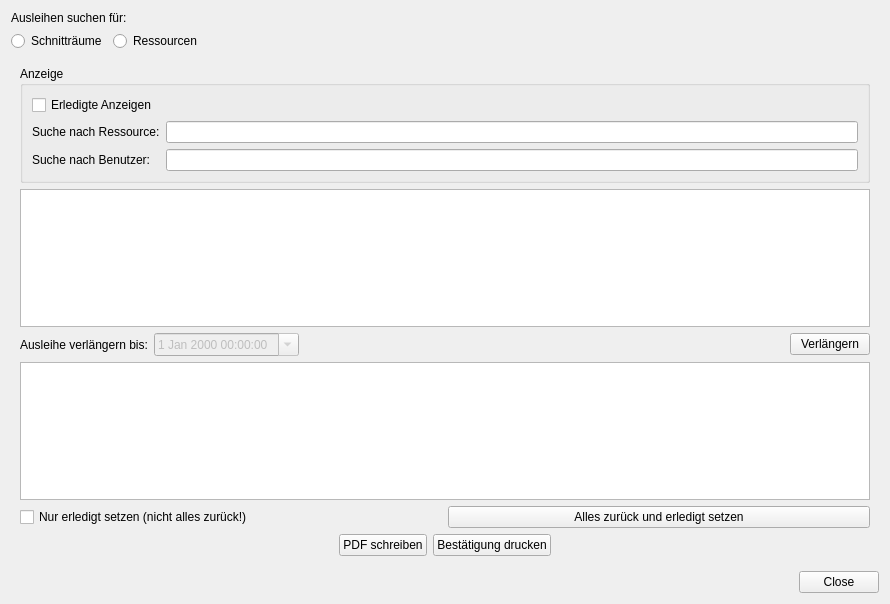
<?xml version="1.0" encoding="UTF-8"?>
<ui version="4.0">
 <class>LoanManagement</class>
 <widget class="QDialog" name="LoanManagement">
  <property name="geometry">
   <rect>
    <x>0</x>
    <y>0</y>
    <width>794</width>
    <height>604</height>
   </rect>
  </property>
  <property name="windowTitle">
   <string>Ausleihen verwalten</string>
  </property>
  <layout class="QVBoxLayout" name="verticalLayout">
   <item>
    <widget class="QLabel" name="labelSearchFor">
     <property name="text">
      <string>Ausleihen suchen für:</string>
     </property>
    </widget>
   </item>
   <item>
    <layout class="QHBoxLayout" name="horizontalLayout">
     <item>
      <widget class="QRadioButton" name="radioButtonEditingRooms">
       <property name="text">
        <string>Schnitträume</string>
       </property>
       <attribute name="buttonGroup">
        <string notr="true">buttonGroupStackSelection</string>
       </attribute>
      </widget>
     </item>
     <item>
      <widget class="QRadioButton" name="radioButtonResources">
       <property name="text">
        <string>Ressourcen</string>
       </property>
       <attribute name="buttonGroup">
        <string notr="true">buttonGroupStackSelection</string>
       </attribute>
      </widget>
     </item>
     <item>
      <spacer name="horizontalSpacer">
       <property name="orientation">
        <enum>Qt::Horizontal</enum>
       </property>
       <property name="sizeHint" stdset="0">
        <size>
         <width>40</width>
         <height>20</height>
        </size>
       </property>
      </spacer>
     </item>
    </layout>
   </item>
   <item>
    <widget class="QStackedWidget" name="stackedWidget">
     <property name="currentIndex">
      <number>1</number>
     </property>
     <widget class="QWidget" name="page">
      <layout class="QVBoxLayout" name="verticalLayout_4">
       <item>
        <layout class="QVBoxLayout" name="verticalLayout_5" stretch="0">
         <property name="sizeConstraint">
          <enum>QLayout::SetDefaultConstraint</enum>
         </property>
         <property name="rightMargin">
          <number>10</number>
         </property>
         <property name="bottomMargin">
          <number>10</number>
         </property>
         <item>
          <widget class="QGroupBox" name="groupBoxSearchCriterea">
           <property name="sizePolicy">
            <sizepolicy hsizetype="Fixed" vsizetype="Fixed">
             <horstretch>0</horstretch>
             <verstretch>0</verstretch>
            </sizepolicy>
           </property>
           <property name="title">
            <string>Raum</string>
           </property>
           <layout class="QHBoxLayout" name="horizontalLayout_5">
            <item>
             <widget class="QLabel" name="labelRoom">
              <property name="text">
               <string>Raum:</string>
              </property>
             </widget>
            </item>
            <item>
             <widget class="QComboBox" name="comboBoxSearchByRooms"/>
            </item>
            <item>
             <widget class="QCheckBox" name="checkBoxSearchByDate">
              <property name="text">
               <string>Nach Datum suchen</string>
              </property>
             </widget>
            </item>
            <item>
             <widget class="QLabel" name="label">
              <property name="text">
               <string>VON:</string>
              </property>
             </widget>
            </item>
            <item>
             <widget class="QDateTimeEdit" name="dateTimeEditSearchTo">
              <property name="enabled">
               <bool>false</bool>
              </property>
              <property name="calendarPopup">
               <bool>true</bool>
              </property>
             </widget>
            </item>
            <item>
             <widget class="QLabel" name="label_2">
              <property name="text">
               <string>BIS:</string>
              </property>
             </widget>
            </item>
            <item>
             <widget class="QDateTimeEdit" name="dateTimeSearchFrom">
              <property name="enabled">
               <bool>false</bool>
              </property>
              <property name="calendarPopup">
               <bool>true</bool>
              </property>
             </widget>
            </item>
            <item>
             <widget class="QPushButton" name="buttonApplyFilter">
              <property name="text">
               <string>Filter anwenden</string>
              </property>
             </widget>
            </item>
            <item>
             <widget class="QPushButton" name="buttonClearFilter">
              <property name="text">
               <string>Filter entfernen</string>
              </property>
             </widget>
            </item>
           </layout>
          </widget>
         </item>
        </layout>
       </item>
       <item>
        <widget class="QTableView" name="tableViewRooms">
         <property name="sizePolicy">
          <sizepolicy hsizetype="Preferred" vsizetype="Preferred">
           <horstretch>0</horstretch>
           <verstretch>0</verstretch>
          </sizepolicy>
         </property>
         <property name="editTriggers">
          <set>QAbstractItemView::NoEditTriggers</set>
         </property>
         <property name="selectionMode">
          <enum>QAbstractItemView::SingleSelection</enum>
         </property>
         <property name="selectionBehavior">
          <enum>QAbstractItemView::SelectRows</enum>
         </property>
        </widget>
       </item>
       <item>
        <widget class="QLabel" name="labelStart">
         <property name="sizePolicy">
          <sizepolicy hsizetype="Fixed" vsizetype="Fixed">
           <horstretch>0</horstretch>
           <verstretch>0</verstretch>
          </sizepolicy>
         </property>
         <property name="text">
          <string>VON:</string>
         </property>
        </widget>
       </item>
       <item>
        <widget class="QDateTimeEdit" name="dateTimeEditStart">
         <property name="enabled">
          <bool>false</bool>
         </property>
         <property name="calendarPopup">
          <bool>true</bool>
         </property>
        </widget>
       </item>
       <item>
        <widget class="QLabel" name="labelEnd">
         <property name="sizePolicy">
          <sizepolicy hsizetype="Fixed" vsizetype="Fixed">
           <horstretch>0</horstretch>
           <verstretch>0</verstretch>
          </sizepolicy>
         </property>
         <property name="text">
          <string>BIS:</string>
         </property>
        </widget>
       </item>
       <item>
        <widget class="QDateTimeEdit" name="dateTimeEditEnd">
         <property name="calendarPopup">
          <bool>true</bool>
         </property>
        </widget>
       </item>
       <item>
        <widget class="QPushButton" name="buttonSubmitChangesRoom">
         <property name="sizePolicy">
          <sizepolicy hsizetype="Maximum" vsizetype="Fixed">
           <horstretch>0</horstretch>
           <verstretch>0</verstretch>
          </sizepolicy>
         </property>
         <property name="text">
          <string>Änderungen übernehmen</string>
         </property>
        </widget>
       </item>
      </layout>
     </widget>
     <widget class="QWidget" name="page_2">
      <layout class="QVBoxLayout" name="verticalLayout_3">
       <item>
        <widget class="QGroupBox" name="groupBox">
         <property name="title">
          <string>Anzeige</string>
         </property>
         <layout class="QGridLayout" name="gridLayout">
          <item row="0" column="0">
           <widget class="QCheckBox" name="checkBox">
            <property name="text">
             <string>Erledigte Anzeigen</string>
            </property>
           </widget>
          </item>
          <item row="1" column="0">
           <widget class="QLabel" name="labelSearchResource">
            <property name="text">
             <string>Suche nach Ressource:</string>
            </property>
           </widget>
          </item>
          <item row="2" column="0">
           <widget class="QLabel" name="labelSearchUser">
            <property name="text">
             <string>Suche nach Benutzer:</string>
            </property>
           </widget>
          </item>
          <item row="1" column="1">
           <widget class="QLineEdit" name="lineEditSearchResource"/>
          </item>
          <item row="2" column="1">
           <widget class="QLineEdit" name="lineEditSearchUser"/>
          </item>
         </layout>
        </widget>
       </item>
       <item>
        <layout class="QHBoxLayout" name="horizontalLayout_3">
         <item>
          <widget class="QTableView" name="tableViewAllLoans">
           <property name="editTriggers">
            <set>QAbstractItemView::NoEditTriggers</set>
           </property>
           <property name="selectionMode">
            <enum>QAbstractItemView::SingleSelection</enum>
           </property>
           <property name="selectionBehavior">
            <enum>QAbstractItemView::SelectRows</enum>
           </property>
          </widget>
         </item>
        </layout>
       </item>
       <item>
        <layout class="QHBoxLayout" name="horizontalLayout_6">
         <property name="bottomMargin">
          <number>0</number>
         </property>
         <item>
          <widget class="QLabel" name="labelExtendLoanPeriod">
           <property name="text">
            <string>Ausleihe verlängern bis:</string>
           </property>
          </widget>
         </item>
         <item>
          <widget class="QDateTimeEdit" name="dateTimeEditExtendToDateTime">
           <property name="enabled">
            <bool>false</bool>
           </property>
           <property name="calendarPopup">
            <bool>true</bool>
           </property>
          </widget>
         </item>
         <item>
          <spacer name="horizontalSpacer_5">
           <property name="orientation">
            <enum>Qt::Horizontal</enum>
           </property>
           <property name="sizeHint" stdset="0">
            <size>
             <width>40</width>
             <height>20</height>
            </size>
           </property>
          </spacer>
         </item>
         <item>
          <widget class="QPushButton" name="pushButtonExtendToDateTime">
           <property name="text">
            <string>Verlängern</string>
           </property>
          </widget>
         </item>
        </layout>
       </item>
       <item>
        <widget class="QTableView" name="tableViewAllLoanPositions">
         <property name="editTriggers">
          <set>QAbstractItemView::DoubleClicked</set>
         </property>
         <property name="selectionMode">
          <enum>QAbstractItemView::SingleSelection</enum>
         </property>
         <property name="selectionBehavior">
          <enum>QAbstractItemView::SelectRows</enum>
         </property>
        </widget>
       </item>
       <item>
        <layout class="QHBoxLayout" name="horizontalLayout_4">
         <item>
          <widget class="QCheckBox" name="checkBoxDoneWith">
           <property name="enabled">
            <bool>true</bool>
           </property>
           <property name="text">
            <string>Nur erledigt setzen (nicht alles zurück!)</string>
           </property>
          </widget>
         </item>
         <item>
          <widget class="QPushButton" name="buttonReturnAllPositions">
           <property name="text">
            <string>Alles zurück und erledigt setzen</string>
           </property>
          </widget>
         </item>
        </layout>
       </item>
       <item>
        <layout class="QHBoxLayout" name="horizontalLayout_2">
         <item>
          <spacer name="horizontalSpacer_4">
           <property name="orientation">
            <enum>Qt::Horizontal</enum>
           </property>
           <property name="sizeHint" stdset="0">
            <size>
             <width>40</width>
             <height>20</height>
            </size>
           </property>
          </spacer>
         </item>
         <item>
          <widget class="QPushButton" name="buttonPrintPdf">
           <property name="text">
            <string>PDF schreiben</string>
           </property>
          </widget>
         </item>
         <item>
          <widget class="QPushButton" name="buttonPrintPage">
           <property name="text">
            <string>Bestätigung drucken</string>
           </property>
          </widget>
         </item>
         <item>
          <spacer name="horizontalSpacer_3">
           <property name="orientation">
            <enum>Qt::Horizontal</enum>
           </property>
           <property name="sizeHint" stdset="0">
            <size>
             <width>40</width>
             <height>20</height>
            </size>
           </property>
          </spacer>
         </item>
        </layout>
       </item>
      </layout>
     </widget>
    </widget>
   </item>
   <item>
    <widget class="QDialogButtonBox" name="buttonBox">
     <property name="standardButtons">
      <set>QDialogButtonBox::Close</set>
     </property>
    </widget>
   </item>
  </layout>
 </widget>
 <resources/>
 <connections>
  <connection>
   <sender>buttonBox</sender>
   <signal>rejected()</signal>
   <receiver>LoanManagement</receiver>
   <slot>reject()</slot>
   <hints>
    <hint type="sourcelabel">
     <x>749</x>
     <y>645</y>
    </hint>
    <hint type="destinationlabel">
     <x>631</x>
     <y>598</y>
    </hint>
   </hints>
  </connection>
 </connections>
 <buttongroups>
  <buttongroup name="buttonGroupStackSelection"/>
 </buttongroups>
</ui>
